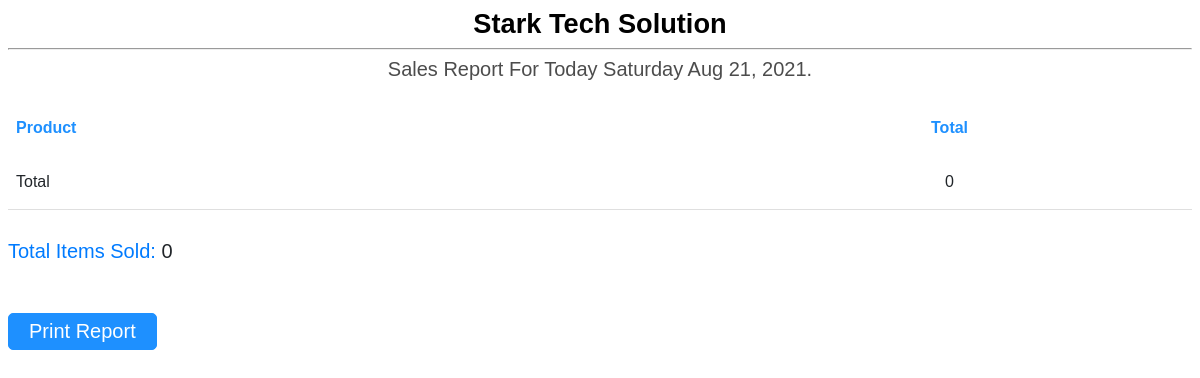
The app's page /sales/report/template/today/ (signed in), older data.
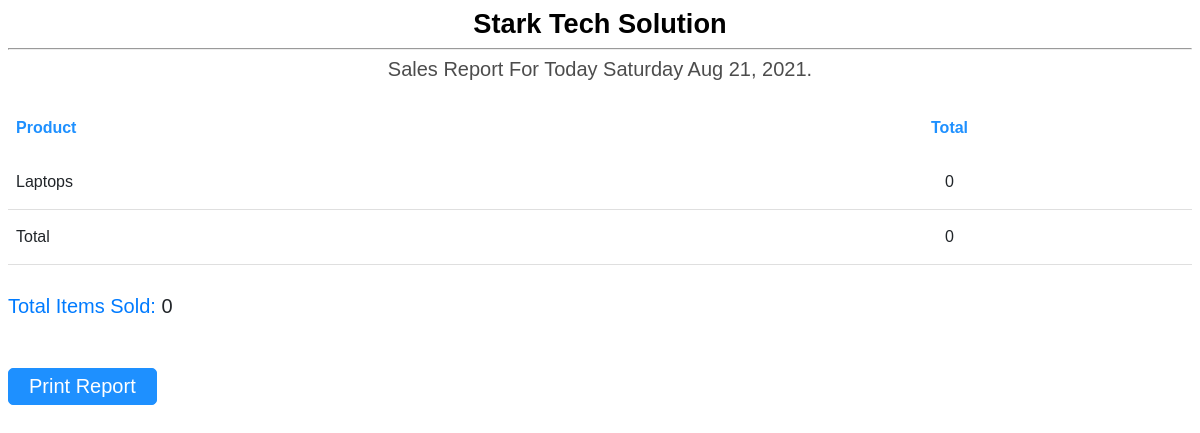
The same page, newer data.
### app/models.py (models this page shows, shortened)
class Product(models.Model):
    product_units = [
        ('glass','glass'),
        ('bottle','bottle'),
        ('gallon','gallon'),
        ('box','box'),
        ('tin','tin'),
        ('carton','carton'),
        ('sack','sack'),
        ('bowl','bowl'),
        ('pound','pound'),
        ('kilo','kilo'),
        ('bar','bar'),
        ('packet','packet'),
    ]
    company = models.ForeignKey(User,on_delete = models.CASCADE)
    name = models.CharField(max_length = 200)
    unit_cost = models.DecimalField(decimal_places = 2, max_digits = 65,default = 0.00)
    unit_price = models.DecimalField(decimal_places = 2, max_digits = 65,default = 0.00)
    quantity = models.PositiveIntegerField(default = 1)
    unit = models.CharField(max_length = 100,choices = product_units,default = 'box')
    image = models.ImageField(upload_to = f"product_images",default = 'product_logo.png')

### app/views.py (the view, shortened to what this page needs)
# urls.py: path('sales/report/template/<str:duration>/',app_views.SalesReportTemplateView.as_view(),name = 'sales_report_template')
class SalesReportTemplateView(generic.View):
    template_name = 'app/sales_report_template.html'
    @method_decorator(login_required)
    def dispatch(self,request,*args,**kwargs):
        duration = self.kwargs.get("duration");
        if duration == 'last-week':
            last_week_monday = date.today() - timedelta(days = 7 + date.today().weekday())
            last_week_sunday = last_week_monday + timedelta(days = 6)
            title = f"Sales Report For {last_week_monday.strftime('%A %b %d, %Y')} To {last_week_sunday.strftime('%A %b %d, %Y')}"
            data = utils.sales_report_for_the_week(request.user,ProductData)
            context = {
                'data': data,
                'title': title,
                'total': data['Total']['product_weekly_total']
            }
        elif duration == 'today':
            todays_date = date.today()
            data = utils.sales_report_for_today(request.user,ProductData)
            context = {
                'title': f"Sales Report For Today {date.today().strftime('%A %b %d, %Y')}.",
                'data': data,
                'total': data['Total']
            }
        context['duration'] = duration
        response = render(request,self.template_name,context)
        return response

### app/utils.py (called while the page is built)
def sales_report_for_today(user,model):
    date_for_data = date.today()
    daily_data = {p.name:0 for p in user.product_set.all()}
    datas = model.objects.filter(company = user,date = date_for_data)
    todays_total = 0
    for data in datas:
        daily_data[data.product.name] = data.quantity
        todays_total += data.quantity
    daily_data['Total'] = todays_total
    return daily_data

### app/templates/app/sales_report_template.html (shortened to what this page needs)
{% load static %}
<!DOCTYPE html>
<html lang="en">
<head>
    <link rel="stylesheet" href="{% static 'app\print.min.css' %}">
</head>
<body>
    <div id="report">
        <h3>{{ user.companydetails.name }}</h3><hr/>
        <h5>{{title}}</h5>
    {% if duration == 'last-week' %}
        <table style="width: 100%">
            <thead>
                <tr>
                    <th>Product</th>
                    <th>Monday</th>
                    <th>Tuesday</th>
                    <th>Wednesday</th>
                    <th>Thursday</th>
                    <th>Friday</th>
                    <th>Saturday</th>
                    <th>Sunday</th>
                    <th>Total</th>
                </tr>
            </thead>
            {% for product,product_data in data.items %}
                <tr>
                    <td>{{product}}</td>
                    {% for quantity in product_data.values %}
                        <td class="{% cycle 'data-1' 'data-2' 'data-3' 'data-4' 'data-5' 'data-6' 'data-7' 'total' %}">{{quantity}}</td>
                    {% endfor %}
                </tr>
            {% endfor %}
        </table>
    {% elif duration == 'today' %}
        <table style="width: 100%">
            <thead>
                <tr>
                    <th>Product</th>
                    <th>Total</th>
                </tr>
            </thead>
            <tbody>
                {% for product,quantity in data.items %}
                    <tr>
                        <td>{{product}}</td>
                        <td>{{quantity}}</td>
                    </tr>
                {% endfor %}
            </tbody>
        </table>
    {% endif %}
    <p>Total Items Sold: <span>{{ total }}</span></p>
    </div>
    <button type="button" id="print">Print Report</button>
</body>
</html>

Row changes from the older to the newer data that the page shows:
added Product: data "Laptops"
Text that changed along with them:
new list line: "0"
